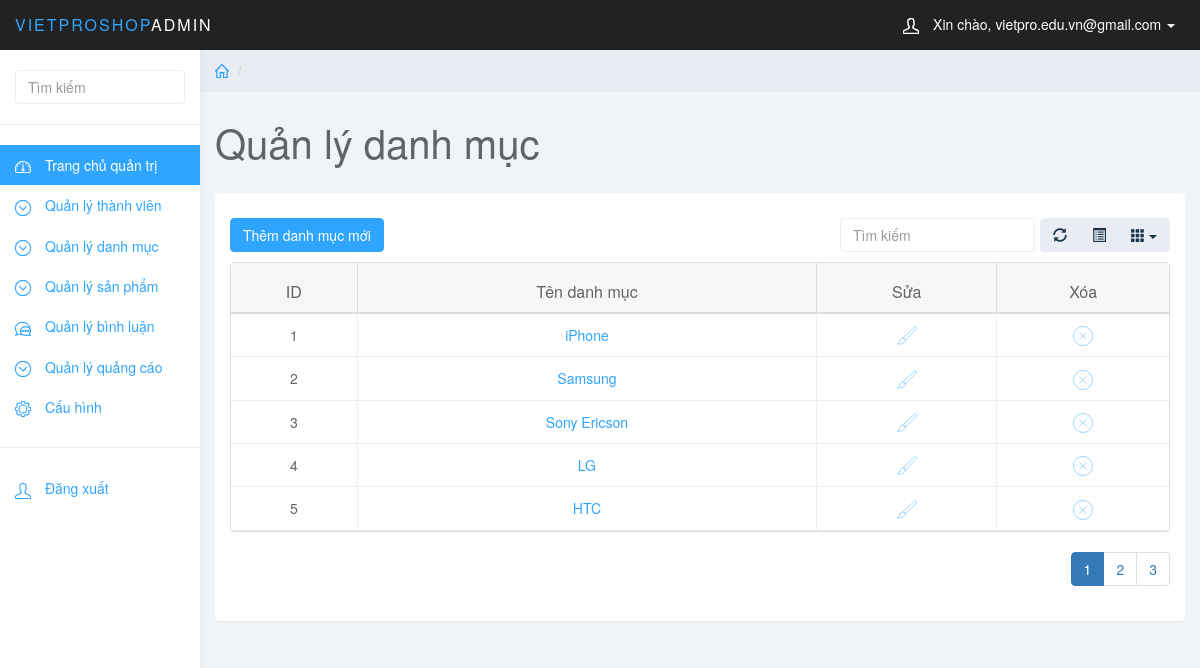
Screenshot of /quantri.php?page_layout=danhsachdm (signed in) with the database file from the repository.
### tables this page shows
CREATE TABLE `dmsanpham` (
  `id_dm` int(10) NOT NULL,
  `ten_dm` varchar(255) NOT NULL
);

### danhsachdm.php (the view, shortened to what this page needs)
<?php
if(isset($_GET["page"])){
	$page = $_GET["page"];
} else {
	$page = 1;
}
$rowsPerPage = 5;
$perRow = $page * $rowsPerPage - $rowsPerPage;
$sql = "SELECT * FROM dmsanpham ORDER BY id_dm ASC LIMIT $perRow, $rowsPerPage";
$query = mysqli_query($dbConnect, $sql);
$totalRows = mysqli_num_rows(mysqli_query($dbConnect, "SELECT * FROM dmsanpham"));
$totalPages = ceil($totalRows / $rowsPerPage);
$listPage = "";
for($i = 1; $i <= $totalPages; $i++){
	if($page == $i){
		$listPage.='<li class="active"><a href="quantri.php?page_layout=danhsachdm&page='.$i.'">'.$i.'</a></li>';
	} else {
		$listPage.='<li><a href="quantri.php?page_layout=danhsachdm&page='.$i.'">'.$i.'</a></li>';
	}
}
?>
<div class="row">
	<ol class="breadcrumb">
		<li><a href="quantri.php">
        <svg class="glyph stroked home">
          <use xlink:href="#stroked-home"></use>
        </svg>
        </a>
		</li>
		<li class="active"></li>
	</ol>
</div>
<div class="row">
	<div class="col-lg-12">
		<h1 class="page-header">Quản lý danh mục</h1>
	</div>
</div>
<div class="row">
	<div class="col-lg-12">
		<div class="panel panel-default">
			<div class="panel-body" style="position: relative;"> <a href="quantri.php?page_layout=themdm" class="btn btn-primary" style="margin: 10px 0 20px 0; position: absolute;">Thêm danh mục mới</a>
				<table data-toggle="table" data-show-refresh="true" data-show-toggle="true" data-show-columns="true" data-search="true" data-select-item-name="toolbar1" data-sort-name="name" data-sort-order="desc">
					<thead>
						<tr>
							<th data-sortable="true">ID</th>
							<th data-sortable="true">Tên danh mục</th>
							<th data-sortable="true">Sửa</th>
							<th data-sortable="true">Xóa</th>
						</tr>
					</thead>
					<tbody>
						<?php
						while ( $row = mysqli_fetch_array( $query ) ) {
							?>
						<tr>
							<td data-checkbox="true">
								<?php echo $row["id_dm"]; ?>
							</td>
							<td data-checkbox="true">
								<a href="quantri.php?page_layout=suadm&id_dm=<?php echo $row['id_dm']; ?>">
									<?php echo $row["ten_dm"]; ?>
								</a>
							</td>
							<td><a href="quantri.php?page_layout=suadm&id_dm=<?php echo $row['id_dm']; ?>"><span>
                  <svg class="glyph stroked brush" style="width: 20px;height: 20px;">
                    <use xlink:href="#stroked-brush"/>
                  </svg>
								</span></a>
							</td>
							<td><a onClick="return xoaDanhMuc();" href="xoadm.php?id_dm=<?php echo $row['id_dm']; ?>"><span>
                  <svg class="glyph stroked cancel" style="width: 20px;height: 20px;">
                    <use xlink:href="#stroked-cancel"/>
                  </svg>
                  </span></a>
							</td>
						</tr>
						<?php
						}
						?>
					</tbody>
				</table>
				<ul class="pagination" style="float: right;">
					<?php
					echo $listPage;
					?>
				</ul>
			</div>
		</div>
	</div>
</div>

### css/styles.css (style rules this page uses)
body { background: #f1f4f7; padding-top: 50px; color: #5f6468; }
a, a:hover, a:focus { color: #30a5ff; }
h1, h2, h3, h4, h5, h6 { color: #5f6468; }
h1 { font-weight: 300; font-size: 40px; }
.btn-primary, .btn-primary:hover, .btn-primary:focus, .btn-primary:active, .btn-primary.active, .open > .dropdown-toggle.btn-primary, .btn-primary.disabled, .btn-primary[disabled], fieldset[disabled] .btn-primary, .btn-primary.disabled:hover, .btn-primary[disabled]:hover, fieldset[disabled] .btn-primary:hover, .btn-primary.disabled:focus, .btn-primary[disabled]:focus, fieldset[disabled] .btn-primary:focus, .btn-primary.disabled:active, .btn-primary[disabled]:active, fieldset[disabled] .btn-primary:active, .btn-primary.disabled.active, .btn-primary[disabled].active, fieldset[disabled] .btn-primary.active { background-color: #30a5ff; border-color: #30a5ff; }
.panel { border: 0; }
.breadcrumb { border-radius: 0; padding: 10px 15px; background: #e9ecf2; box-shadow: 0 1px 1px rgba(0, 0, 0, .05); margin: 0 ; }
h1.page-header { margin-top: 30px; border-bottom: 0; }
.table { background: #fff; }
.breadcrumb .glyph { height: 14px; width: 14px; margin: -2px 0 0 0; stroke-width: 4px; }

### rows the page displays
dmsanpham: id_dm "1", ten_dm "iPhone"
dmsanpham: id_dm "2", ten_dm "Samsung"
dmsanpham: id_dm "3", ten_dm "Sony Ericson"
dmsanpham: id_dm "4", ten_dm "LG"
dmsanpham: id_dm "5", ten_dm "HTC"

### other values shown
$_SESSION["email"] "vietpro.edu.vn@gmail.com"
